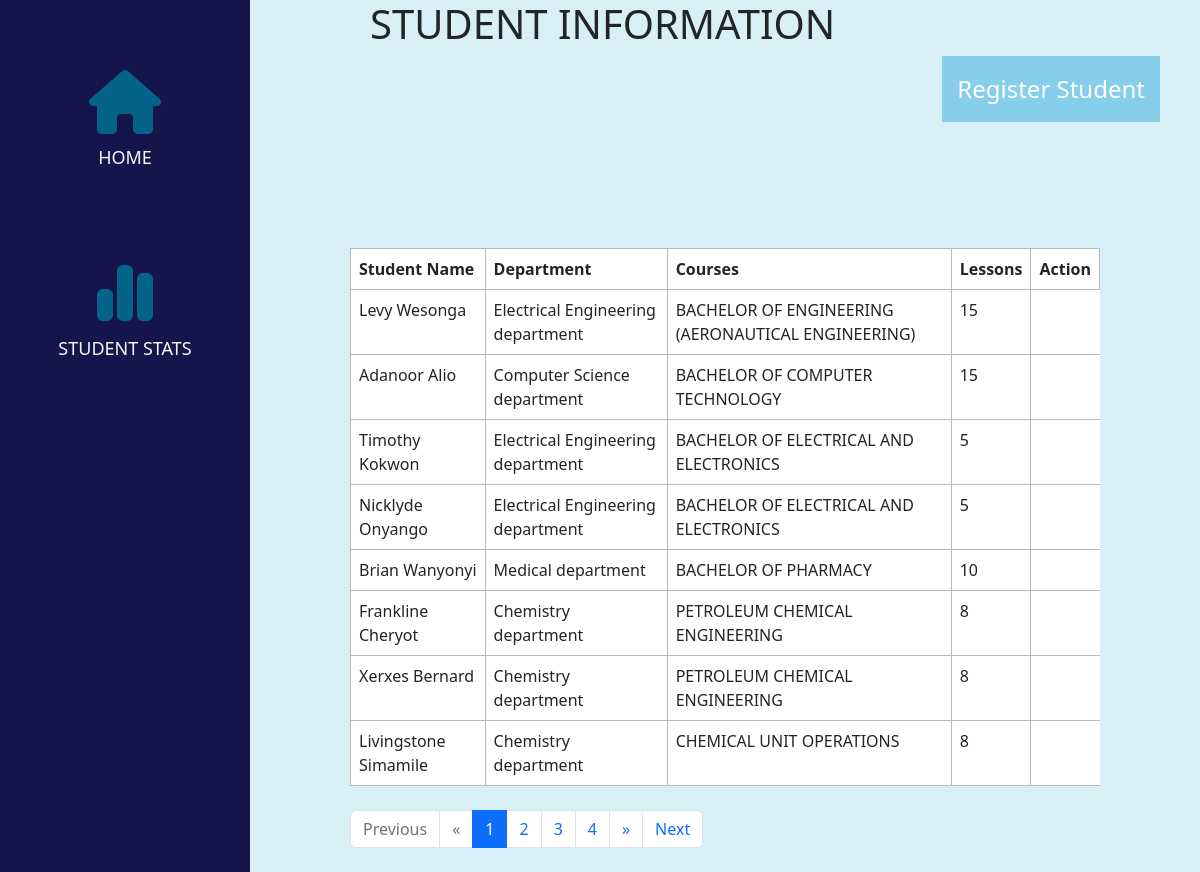
Screenshot of /admin/student-stats.php with the database file from the repository.
### tables this page shows
CREATE TABLE `students` (
  `id` bigint(20) UNSIGNED NOT NULL,
  `student_name` varchar(191) NOT NULL,
  `email` varchar(191) NOT NULL,
  `contact_no` varchar(191) NOT NULL,
  `address` text NOT NULL,
  `year` date NOT NULL,
  `department_id` bigint(20) UNSIGNED NOT NULL,
  `student_reg_no` varchar(191) DEFAULT NULL,
  `created_at` timestamp NULL DEFAULT current_timestamp(),
  `updated_at` timestamp NULL DEFAULT current_timestamp()
);

CREATE TABLE `departments` (
  `id` bigint(20) NOT NULL,
  `department_code` varchar(200) NOT NULL,
  `department_name` varchar(200) NOT NULL,
  `department_head` varchar(255) NOT NULL,
  `created_at` timestamp NULL DEFAULT current_timestamp() ON UPDATE current_timestamp(),
  `updated_at` timestamp NULL DEFAULT current_timestamp()
);

CREATE TABLE `courses` (
  `id` bigint(20) UNSIGNED NOT NULL,
  `department_id` bigint(20) UNSIGNED NOT NULL,
  `semester_id` int(10) UNSIGNED NOT NULL,
  `course_code` varchar(191) NOT NULL,
  `course_name` varchar(191) NOT NULL,
  `credit` int(11) NOT NULL,
  `description` text NOT NULL,
  `course_duration` varchar(191) NOT NULL,
  `course_fee` varchar(191) NOT NULL,
  `created_at` timestamp NULL DEFAULT current_timestamp(),
  `updated_at` timestamp NULL DEFAULT current_timestamp()
);

### admin/student-stats.php (the view, shortened to what this page needs)
<?php
include_once("../db-connect.php");
?>
<!DOCTYPE html>
<html lang="en">
<head>
    <link rel="stylesheet" href="../css/display.css">
    <link rel="stylesheet" href="https://cdnjs.cloudflare.com/ajax/libs/font-awesome/6.2.1/css/fontawesome.min.css" />
    <link rel="stylesheet" href="https://cdn.jsdelivr.net/npm/bootstrap@5.2.3/dist/css/bootstrap.min.css">
</head>
<body>
    <aside class="side-bar">
        <div class='side-container'>
        <div>
        <i class="fa-solid fa-house icon-house"></i>
        </div>
        <a href="index.php"><div class="text">Home</div></a>
        </div>
        <div class='side-container'>
        <div>
        <i class="fa-solid fa-chart-simple icon-house"></i>
        </div>
        <a href="student-stats.php"><div class="text">Student stats</div></a>
        </div>
    </aside>
    <main class="main-content">
        <h1>Student information</h1>
        <a href="student.php" style="text-decoration:none"class="btn-link">Register Student</a>
        <table class="table table-bordered">
  <thead>
    <tr>
      <th scope="col">Student Name</th>
      <th scope="col">Department</th>
      <th scope="col">Courses</th>
      <th scope="col">Lessons</th>
      <th>Action</th>
    </tr>
  </thead>
  <?php
  $sql = "SELECT students.student_name, courses.course_name,courses.credit,departments.department_name,enroll_in_courses.student_id,enroll_in_courses.course_id FROM students INNER JOIN enroll_in_courses ON students.id=enroll_in_courses.student_id INNER JOIN courses ON enroll_in_courses.course_id = courses.id INNER JOIN departments ON courses.department_id = departments.id";
  $result = mysqli_query($conn, $sql);
  $count = mysqli_num_rows($result);
  if($count > 0){
    while($row = mysqli_fetch_assoc($result)){
         $studentname = $row['student_name'];
         $department = $row['department_name'];
         $coursename = $row['course_name'];
         $coursecredit = $row['credit'];
  ?>
  <tbody>
    <tr>
      <td><?php echo $studentname;?></td>
      <td><?php echo $department;?></td>
      <td><?php echo $coursename;?></td>
      <td><?php echo $coursecredit;?></td>
    </tr>
  </tbody>
    <?php
        }
    } ?>
</table>
 <nav class="my-4">
              <ul class="pagination pagination-circle pg-blue mb-0">
                <li class="page-item disabled">
                  <a class="page-link">Previous</a>
                </li>
                <li class="page-item disabled">
                  <a class="page-link" aria-label="Next">
                    <span aria-hidden="true">&laquo;</span>
                  </a>
                </li>
                <li class="page-item active">
                  <a class="page-link">1</a>
                </li>
                <li class="page-item">
                  <a class="page-link">2</a>
                </li>
                <li class="page-item">
                  <a class="page-link">3</a>
                </li>
                <li class="page-item">
                  <a class="page-link">4</a>
                </li>
                <li class="page-item">
                  <a class="page-link" aria-label="Previous">
                    <span aria-hidden="true">&raquo;</span>
                  </a>
                </li>
                <li class="page-item">
                  <a class="page-link">Next</a>
                </li>
              </ul>
            </nav>
    </main>
</body>
</html>

### css/display.css (style rules this page uses)
* { margin: 0; padding: 0; box-sizing: border-box; }
body { display: grid; grid-template-columns: 250px 2fr; }
aside { background-color: rgb(21, 21, 75); min-height: 100vh; }
.side-container { display: flex; flex-direction: column; justify-content: center; align-items: center; padding: 20px; gap: 10px; margin-top: 50px; }
.icon-house { color: rgb(4, 99, 136); font-size: 64px; }
.text { color: rgb(244, 247, 248); font-size: 18px; text-transform: uppercase; }
h1 { text-transform: uppercase; margin-left: 20px; }
main { background-color: rgb(178, 224, 240, 0.5); min-height: 100vh; padding-inline: 100px; }
a { text-decoration: none; }
.btn-link { text-decoration: none; background-color: skyblue; padding: 15px; position: absolute; right: 40px; font-size: 1.5rem; color: #fff; }
table { margin-top: 200px; background-color: white; }
table tr { border: 1px solid rgb(27, 27, 27, 0.3); border-collapse: collapse; width: 100%; }
.side-bar a { text-decoration: none; }

### rows the page displays
students: student_name "Levy Wesonga", department.department_name "Electrical Engineering department", courses.course_name "BACHELOR OF ENGINEERING (AERONAUTICAL ENGINEERING)", courses.credit "15"
students: student_name "Adanoor Alio", departments.department_name "Computer Science department", courses.course_name "BACHELOR OF COMPUTER TECHNOLOGY", courses.credit "15"
students: student_name "Timothy Kokwon", department.department_name "Electrical Engineering department", courses.course_name "BACHELOR OF ELECTRICAL AND ELECTRONICS", courses.credit "5"
students: student_name "Nicklyde Onyango", department.department_name "Electrical Engineering department", courses.course_name "BACHELOR OF ELECTRICAL AND ELECTRONICS", courses.credit "5"
students: student_name "Brian Wanyonyi", department.department_name "Medical department", courses.course_name "BACHELOR OF PHARMACY", courses.credit "10"
students: student_name "Frankline Cheryot", department.department_name "Chemistry department", courses.course_name "PETROLEUM CHEMICAL ENGINEERING", courses.credit "8"
students: student_name "Xerxes Bernard", department.department_name "Chemistry department", courses.course_name "PETROLEUM CHEMICAL ENGINEERING", courses.credit "8"
students: student_name "Livingstone Simamile", department.department_name "Chemistry department", courses.course_name "CHEMICAL UNIT OPERATIONS", courses.credit "8"
